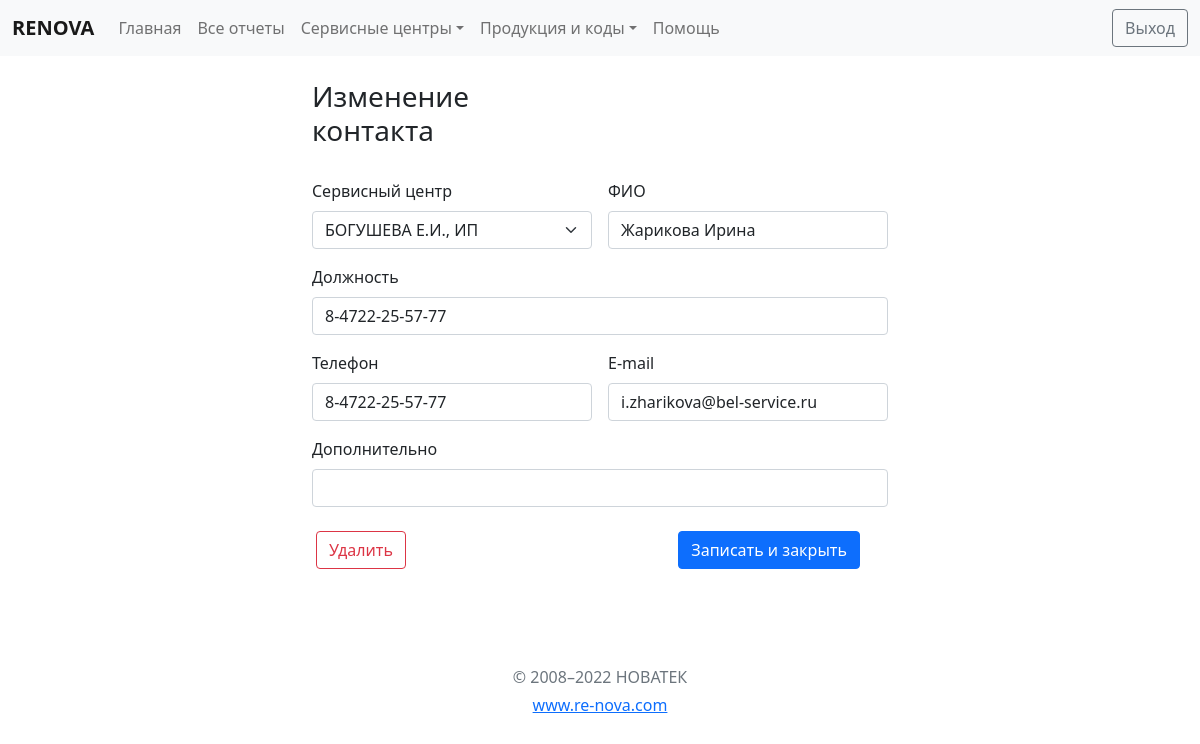
Screenshot of /centres/contact-update/20/ (signed in) with the database file from the repository.
### servicecentres/models.py (models this page shows, shortened)
class ServiceContacts(ChangeloggableMixin, models.Model):
    name = models.CharField(max_length=150, db_index=True, verbose_name='Фамилия, имя, отчетство')
    service_center = models.ForeignKey(ServiceCenters, on_delete=models.CASCADE, verbose_name='Сервисный центр')
    funct = models.CharField(max_length=150, blank=True, verbose_name='Должность')
    tel_num = models.CharField(max_length=50, blank=True, verbose_name='Телефон')
    email = models.EmailField(blank=True, verbose_name='E-mail')
    note = models.CharField(max_length=350, blank=True, verbose_name='Примечание')
    class Meta():
        verbose_name = 'Контакт'
        verbose_name_plural = 'Контакты'
        ordering = ['service_center__title', 'name']

### servicecentres/views.py (the view, shortened to what this page needs)
# urls.py: path('contact-update/<int:pk>/', ServiceContactUpdate.as_view(), name='contact_update_page'),
class ServiceContactUpdate(LoginRequiredMixin, UserPassesTestMixin, MyFormMessagesView, UpdateView):
    model = ServiceContacts
    form_class = ContactCreateForm
    template_name = 'servicecentres/centres_contact_add.html'
    extra_context = {'title': 'Изменение контакта'}
    success_message = 'Контакт успешно изменен'
    def test_func(self):
        cnt = self.get_object()
        obj = ServiceCenters.objects.get(pk=cnt.service_center_id)
        return self.request.user.is_superuser or (self.request.user.is_staff and obj.staff_user == self.request.user) or\
               self.request.user.groups.filter(name='GeneralStaff').exists()
    def get_context_data(self, *, object_list=None, **kwargs):
        context = super().get_context_data(**kwargs)
        obj = self.get_object()
        context['center_id'] = obj.service_center_id
        return (context)
    def get_form_kwargs(self, *args, **kwargs):
        kwargs = super().get_form_kwargs(*args, **kwargs)
        kwargs['staff_user'] = self.request.user
        return kwargs

### servicecentres/forms.py
class ContactCreateForm(forms.ModelForm):
    error_css_class = "text-danger text-center"
    def __init__(self, staff_user=None, *args, **kwargs):
        super(ContactCreateForm, self).__init__(*args, **kwargs)
        if staff_user.is_superuser or staff_user.groups.filter(name='GeneralStaff').exists():
            self.fields['service_center'].queryset = ServiceCenters.objects.all()
        else:
            self.fields['service_center'].queryset = ServiceCenters.objects.filter(staff_user=staff_user)
    class Meta:
        model = ServiceContacts
        fields = '__all__'
        widgets = {
            'name': forms.TextInput(attrs={'class': 'form-control', 'placeholder': "Введите ABJ ..."}),
            'funct': forms.TextInput(attrs={'class': 'form-control'}),
            'tel_num': forms.TextInput(attrs={'class': 'form-control'}),
            'email': forms.EmailInput(attrs={'class': 'form-control'}),
            'note': forms.TextInput(attrs={'class': 'form-control'}),
            'service_center': forms.Select(attrs={'class': 'form-select'}),
        }

### main/templatetags/my_tags.py (called while the page is built)
@register.filter(name='has_group')
def has_group(user, group_name):
    return user.groups.filter(name=group_name).exists()

@register.inclusion_tag('main/tag_show_base_price_links.html')
def show_base_price_links():
    from ..business_logic import BASE_PRICE_TYPE
    base_price_type = BASE_PRICE_TYPE
    return {'base_price_type': base_price_type, }

### servicecentres/models.py (called while the page is built)
    def __str__(self):
        return self.title

### servicecentres/templates/servicecentres/centres_contact_add.html (shortened to what this page needs)
{% extends 'base.html' %}
{% load my_tags %}
{% block content %}
{% include 'inc/staff_navbar.html' %}
<div class="container col-6">
    <div class="row py-4 col-6">
        <h3>{{ title }}</h3>
    </div>
    <form class="row g-3" method="post">
        <div class="col-lg-6">
            <label class="form-label">Сервисный центр</label>
            {{ form.service_center }}
        </div>
        <div class="col-lg-6">
            <label class="form-label">ФИО</label>
            {{ form.name }}
        </div>
        <div class="col-lg-12">
            <label class="form-label">Должность</label>
            {{ form.tel_num }}
        </div>
        <div class="col-lg-6">
            <label class="form-label">Телефон</label>
            {{ form.tel_num }}
        </div>
        <div class="col-lg-6">
            <label class="form-label">E-mail</label>
            {{ form.email }}
        </div>
        <div class="col-lg-12">
            <label class="form-label">Дополнительно</label>
            {{ form.note }}
        </div>
        <div class="row mt-4">
            <div class="col-lg-2">
                {% if form.instance and form.instance.pk %}
                <a class="btn btn-outline-danger" href="{% url 'contact_delete_page' form.instance.pk %}" role="button">Удалить</a>
                {% endif %}
            </div>
            <div class="col-lg-10 text-end">
                {% if center_id %}
                <button type="submit" class="btn btn-primary" name="close">Записать и закрыть</button>
                {% else %}
                <button type="submit" class="btn btn-outline-secondary" name="close">Записать и закрыть</button>
                <button type="submit" class="btn btn-primary" name="save">Записать и добавить еще</button>
                {% endif %}
            </div>
        </div>
    </form>
</div>
{% include 'inc/footer.html' %}
{% endblock %}

### rows the page displays
ServiceContacts: service_center "БОГУШЕВА Е.И., ИП", name "Жарикова Ирина", tel_num "8-4722-25-57-77", email "i.zharikova@bel-service.ru"

### other values shown
{{ title }} "Изменение контакта"
